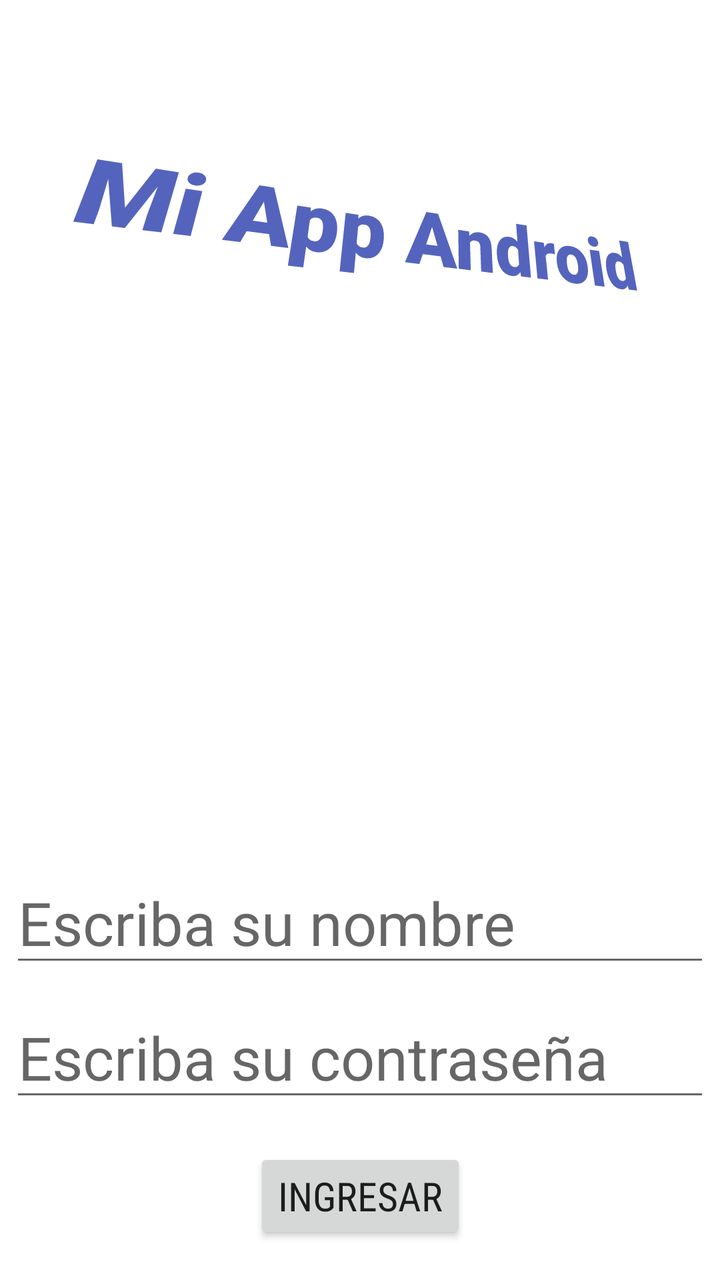
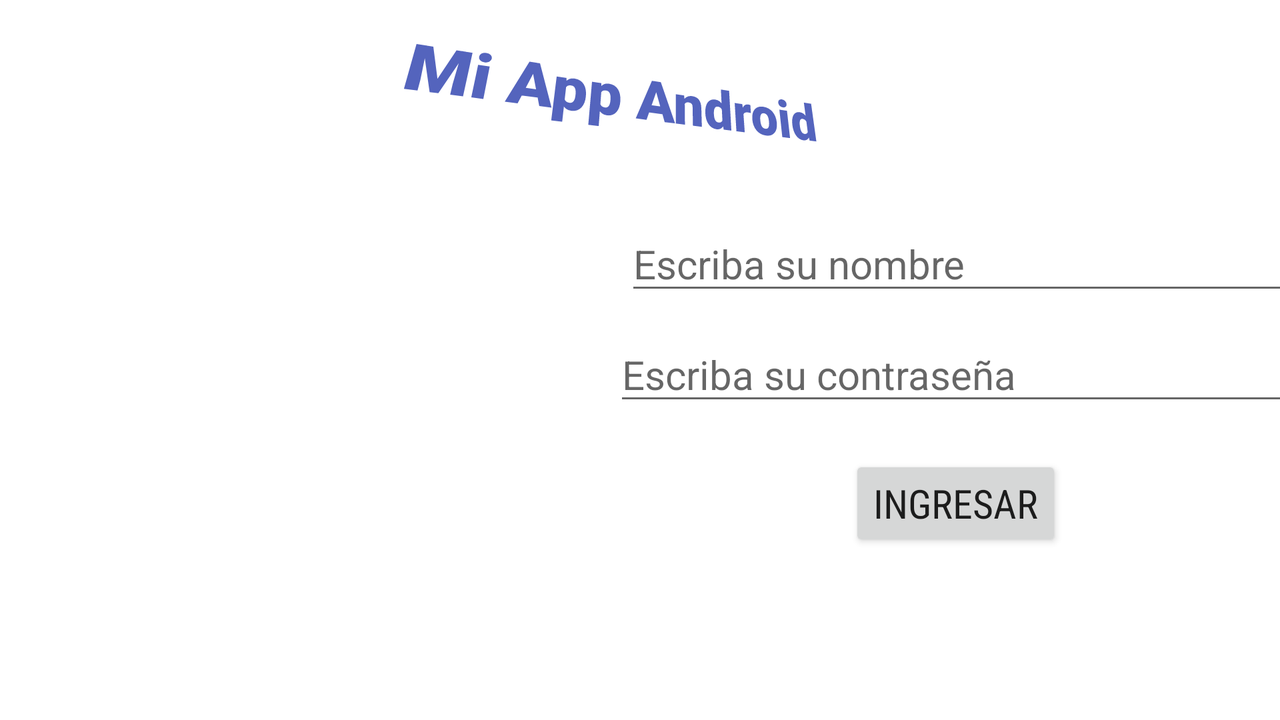

Two renders of one Android screen. The first uses the default layout on a phone; the second uses the alternative layout the repository ships for a different screen configuration, on a matching device. The two XML files are below.
<!-- AndroidManifest.xml: application theme Theme.HolaMundo05 -->
<!-- res/layout/activity_login.xml -->
<?xml version="1.0" encoding="utf-8"?>
<androidx.constraintlayout.widget.ConstraintLayout
    xmlns:android="http://schemas.android.com/apk/res/android"
    xmlns:tools="http://schemas.android.com/tools"
    xmlns:app="http://schemas.android.com/apk/res-auto"
    android:layout_width="match_parent"
    android:layout_height="match_parent"
    tools:context=".LoginActivity">

  <TextView
      android:id="@+id/tvTitleLogin"
      android:layout_width="match_parent"
      android:layout_height="wrap_content"
      android:fontFamily="sans-serif-black"
      android:rotation="2"
      android:rotationX="21"
      android:rotationY="17"
      android:text="@string/login_title"
      android:textAlignment="center"
      android:textColor="#E23F51B5"
      android:textSize="40sp"
      android:layout_marginStart="50dp"
      app:layout_constraintBottom_toBottomOf="parent"
      app:layout_constraintEnd_toEndOf="parent"
      app:layout_constraintHorizontal_bias="0.498"
      app:layout_constraintStart_toStartOf="parent"
      app:layout_constraintTop_toTopOf="parent"
      app:layout_constraintVertical_bias="0.153" />

  <ImageView
      android:id="@+id/ivLoginPicture"
      android:layout_width="296dp"
      android:layout_height="196dp"
      android:layout_marginTop="52dp"
      android:src="@drawable/cat"
      app:layout_constraintEnd_toEndOf="parent"
      app:layout_constraintStart_toStartOf="parent"
      app:layout_constraintTop_toBottomOf="@+id/tvTitleLogin" />

  <EditText
      android:id="@+id/etPersonName"
      android:layout_width="350dp"
      android:layout_height="wrap_content"
      android:layout_marginTop="40dp"
      android:ems="10"
      android:inputType="textPersonName"
      android:text=""
      android:hint="@string/name_hint"
      android:textSize="30sp"
      app:layout_constraintEnd_toEndOf="parent"
      app:layout_constraintHorizontal_bias="0.497"
      app:layout_constraintStart_toStartOf="parent"
      app:layout_constraintTop_toBottomOf="@+id/ivLoginPicture" />

  <EditText
      android:id="@+id/etPassword"
      android:layout_width="350dp"
      android:layout_height="0dp"
      android:layout_marginTop="10dp"
      android:ems="10"
      android:inputType="textPassword"
      android:hint="@string/hint_password"
      android:textSize="30sp"
      app:layout_constraintEnd_toEndOf="parent"
      app:layout_constraintHorizontal_bias="0.497"
      app:layout_constraintStart_toStartOf="parent"
      app:layout_constraintTop_toBottomOf="@+id/etPersonName" />

  <Button
      android:id="@+id/btnLogin"
      android:layout_width="wrap_content"
      android:layout_height="wrap_content"
      android:text="@string/enter"
      android:textSize="20sp"
      android:fontFamily="sans-serif-condensed"
      app:layout_constraintBottom_toBottomOf="parent"
      app:layout_constraintEnd_toEndOf="parent"
      app:layout_constraintStart_toStartOf="parent"
      app:layout_constraintTop_toBottomOf="@+id/etPassword" />

</androidx.constraintlayout.widget.ConstraintLayout>
<!-- resources referenced by this layout -->
<resources>
  <string name="enter">Ingresar</string>
  <string name="hint_password">Escriba su contraseña</string>
  <string name="login_title">Mi App Android</string>
  <string name="name_hint">Escriba su nombre</string>
  <style name="Theme.HolaMundo05" parent="Theme.MaterialComponents.DayNight.DarkActionBar">
          
          <item name="colorPrimary">@color/primaryColor</item>
          <item name="colorPrimaryVariant">@color/primaryDarkColor</item>
          <item name="colorOnPrimary">@color/white</item>
          
          <item name="colorSecondary">@color/secondaryColor</item>
          <item name="colorSecondaryVariant">@color/secondaryDarkColor</item>
          <item name="colorOnSecondary">@color/black</item>
          
          <item name="android:statusBarColor" tools:targetApi="l">?attr/colorPrimaryVariant</item>
          
      </style>
  <color name="primaryColor">#004d40</color>
  <color name="primaryDarkColor">#00251a</color>
  <color name="white">#FFFFFFFF</color>
  <color name="secondaryColor">#5d4037</color>
  <color name="secondaryDarkColor">#321911</color>
  <color name="black">#FF000000</color>
</resources>
<!-- res/layout-land/activity_login.xml (the author's variant of the layout above) -->
<!-- drawn on the phone turned sideways -->
<?xml version="1.0" encoding="utf-8"?>
<androidx.constraintlayout.widget.ConstraintLayout
    xmlns:android="http://schemas.android.com/apk/res/android"
    xmlns:tools="http://schemas.android.com/tools"
    xmlns:app="http://schemas.android.com/apk/res-auto"
    android:layout_width="match_parent"
    android:layout_height="match_parent"
    tools:context=".LoginActivity">

  <TextView
      android:id="@+id/tvTitleLogin"
      android:layout_width="match_parent"
      android:layout_height="wrap_content"
      android:fontFamily="sans-serif-black"
      android:rotation="2"
      android:rotationX="21"
      android:rotationY="17"
      android:text="@string/login_title"
      android:textAlignment="center"
      android:textColor="#E23F51B5"
      android:textSize="30sp"
      app:layout_constraintBottom_toBottomOf="parent"
      app:layout_constraintEnd_toEndOf="parent"
      app:layout_constraintHorizontal_bias="0.0"
      app:layout_constraintStart_toStartOf="parent"
      app:layout_constraintTop_toTopOf="parent"
      app:layout_constraintVertical_bias="0.088" />

  <ImageView
      android:id="@+id/ivLoginPicture"
      android:layout_width="280dp"
      android:layout_height="178dp"
      android:layout_marginTop="40dp"
      android:src="@drawable/cat"
      app:layout_constraintBottom_toBottomOf="parent"
      app:layout_constraintEnd_toEndOf="parent"
      app:layout_constraintHorizontal_bias="0.11"
      app:layout_constraintStart_toStartOf="parent"
      app:layout_constraintTop_toBottomOf="@+id/tvTitleLogin"
      app:layout_constraintVertical_bias="0.0" />

  <EditText
      android:id="@+id/etPersonName"
      android:layout_width="350dp"
      android:layout_height="wrap_content"
      android:layout_marginStart="8dp"
      android:layout_marginTop="40dp"
      android:ems="10"
      android:hint="@string/name_hint"
      android:inputType="textPersonName"
      android:text=""
      android:textSize="20sp"
      app:layout_constraintBottom_toBottomOf="parent"
      app:layout_constraintEnd_toEndOf="parent"
      app:layout_constraintHorizontal_bias="0.406"
      app:layout_constraintStart_toEndOf="@+id/ivLoginPicture"
      app:layout_constraintTop_toBottomOf="@+id/tvTitleLogin"
      app:layout_constraintVertical_bias="0.0" />

  <EditText
      android:id="@+id/etPassword"
      android:layout_width="350dp"
      android:layout_height="wrap_content"
      android:ems="10"
      android:hint="@string/hint_password"
      android:inputType="textPassword"
      android:textSize="20sp"
      app:layout_constraintBottom_toBottomOf="parent"
      app:layout_constraintEnd_toEndOf="parent"
      app:layout_constraintHorizontal_bias="0.436"
      app:layout_constraintStart_toEndOf="@+id/ivLoginPicture"
      app:layout_constraintTop_toBottomOf="@+id/etPersonName"
      app:layout_constraintVertical_bias="0.069" />

  <Button
      android:id="@+id/btnLogin"
      android:layout_width="wrap_content"
      android:layout_height="wrap_content"
      android:layout_marginTop="16dp"
      android:fontFamily="sans-serif-condensed"
      android:text="@string/enter"
      android:textSize="20sp"
      android:onClick="goToMain"
      app:layout_constraintBottom_toBottomOf="parent"
      app:layout_constraintEnd_toEndOf="parent"
      app:layout_constraintHorizontal_bias="0.49"
      app:layout_constraintStart_toEndOf="@+id/ivLoginPicture"
      app:layout_constraintTop_toBottomOf="@+id/etPassword"
      app:layout_constraintVertical_bias="0.045" />

</androidx.constraintlayout.widget.ConstraintLayout>
